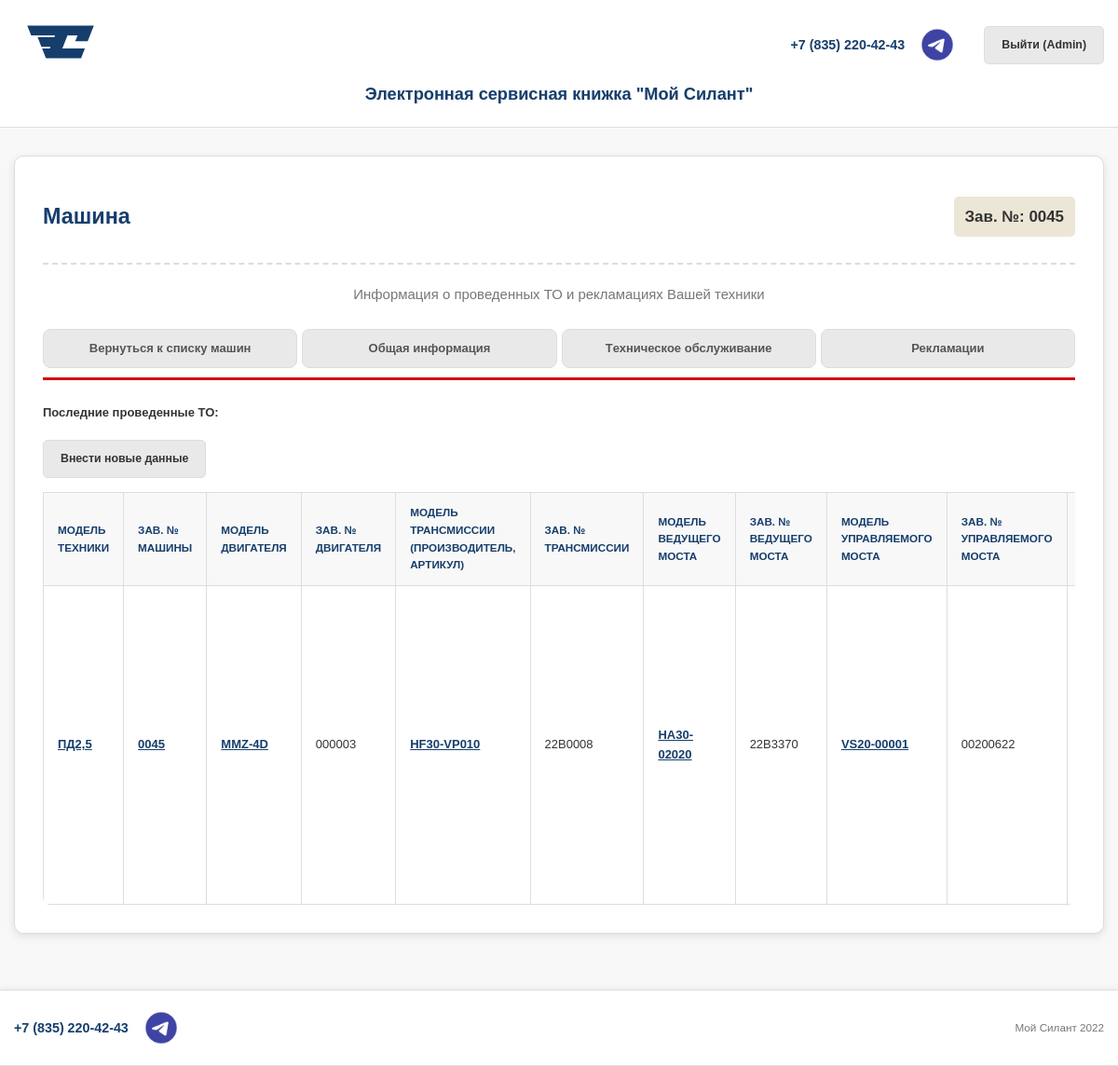
The app's page /machines/9/ (signed in) with its own data.
### users/models.py (models this page shows, shortened)
class SilantUser(AbstractUser):
    groups = models.ManyToManyField(
        Group,
        verbose_name=('groups'),
        blank=True,
        help_text=(
            'The groups this user belongs to. A user will get all permissions '
            'granted to each of their groups.'
        ),
        related_name="silant_user_set",
        related_query_name="user",
    )
    user_permissions = models.ManyToManyField(
        Permission,
        verbose_name=('user permissions'),
        blank=True,
        help_text=('Specific permissions for this user.'),
        related_name="silant_user_set",
        related_query_name="user",
    )
    class Meta:
        verbose_name = "Пользователь"
        verbose_name_plural = "Пользователи"
    def get_role(self):
        if self.is_staff:
            return 'manager'
        elif self.groups.filter(name='Клиент').exists():
            return 'client'
        elif self.groups.filter(name='Сервисная организация').exists():
            return 'service_organization'
        else:
            return 'guest'

### machines/models.py (models this page shows, shortened)
class Machine(models.Model):
    model_technique = models.ForeignKey(DictionaryItem, related_name='machines_model_technique',  verbose_name="Модель техники", on_delete=models.CASCADE, null=True, blank=True)
    model_engine = models.ForeignKey(DictionaryItem, related_name='machines_model_engine', verbose_name="Модель двигателя", on_delete=models.CASCADE, null=True, blank=True)
    model_transmission = models.ForeignKey(DictionaryItem, related_name='machines_model_transmission', verbose_name="Модель трансмиссии", on_delete=models.CASCADE, null=True, blank=True)
    model_drive_axle = models.ForeignKey(DictionaryItem, related_name='machines_model_drive_axle', verbose_name="Модель ведущего моста", on_delete=models.CASCADE, null=True, blank=True)
    model_steered_axle = models.ForeignKey(DictionaryItem, related_name='machines_model_steered_axle', verbose_name="Модель управляемого моста", on_delete=models.CASCADE, null=True, blank=True)
    serial_number_machine = models.CharField(max_length=100, blank=True, null=True, unique=True, verbose_name="Зав. № машины")
    serial_number_engine = models.CharField(max_length=100, blank=True, null=True, verbose_name="Зав. № двигателя")
    serial_number_transmission = models.CharField(max_length=100, blank=True, null=True, verbose_name="Зав. № трансмиссии")
    serial_number_drive_axle = models.CharField(max_length=100, blank=True, null=True, verbose_name="Зав. № ведущего моста")
    serial_number_steered_axle = models.CharField(max_length=100, blank=True, null=True, verbose_name="Зав. № управляемого моста")
    delivery_contract = models.CharField(max_length=100, blank=True, null=True, verbose_name="Договор поставки №, дата")
    consignee = models.CharField(max_length=255, blank=True, null=True, verbose_name="Грузополучатель")
    delivery_address = models.TextField(blank=True, null=True, verbose_name="Адрес поставки (эксплуатации)")
    complexation = models.TextField(blank=True, null=True, verbose_name="Комплектация (доп. опции)")
    date_dispatch_from_factory = models.DateField(verbose_name="Дата отгрузки с завода")
    date_delivery_contract = models.DateField(blank=True, null=True, verbose_name="Дата договора поставки")
    client = models.ForeignKey(User, related_name='machines_as_client', on_delete=models.CASCADE, null=True, blank=True, verbose_name="Клиент")
    service_company = models.ForeignKey(User, related_name='machines_as_service_company', on_delete=models.CASCADE, null=True, blank=True, verbose_name="Сервисная компания")
    created_at = models.DateTimeField(auto_now_add=True)
    updated_at = models.DateTimeField(auto_now=True)
    class Meta:
        verbose_name = "Машина"
        verbose_name_plural = "Машины"
        ordering = ['-date_dispatch_from_factory']

### common/models.py (models this page shows, shortened)
class DictionaryItem(models.Model):
    dictionary = models.ForeignKey(Dictionary, related_name='items', on_delete=models.CASCADE)
    name = models.CharField(max_length=255)
    description = models.TextField(blank=True, null=True)
    class Meta:
        verbose_name = "Элемент справочника"
        verbose_name_plural = "Элементы справочников"
        unique_together = ('dictionary', 'name')

### machines/views.py (the view)
# urls.py: path('<int:pk>/', views.MachineDetailView.as_view(), name='machine_detail'),
class MachineDetailView(LoginRequiredMixin, DetailView):
    model = Machine
    template_name = 'machines/machine_detail.html'
    context_object_name = 'machine'
    def get_queryset(self):
        user = self.request.user
        if user.is_staff:
            return Machine.objects.all()
        elif user.groups.filter(name='Клиент').exists():
            return Machine.objects.filter(client=user, pk=self.kwargs['pk'])
        elif user.groups.filter(name='Сервисная организация').exists():
            return Machine.objects.filter(service_company=user, pk=self.kwargs['pk'])
        else:
            return Machine.objects.none()
    def get_context_data(self, **kwargs):
        context = super().get_context_data(**kwargs)
        machine = self.object
        context['maintenance_records'] = machine.maintenance_records.all().order_by('date_of_maintenance')
        context['reclamation_records'] = machine.reclamation_records.all().order_by('date_of_failure')
        context['user_role'] = self.request.user.get_role()
        return context

### machines/templatetags/custom_filters.py (called while the page is built)
@register.filter
def replace_underscores(value):
    if isinstance(value, str):
        return value.replace('_', ' ')

### templates/machines/machine_detail.html (shortened to what this page needs)
{% extends 'flatpages/default.html' %}
{% load custom_filters %}
{% block content %}
    <div class="machine-detail-container">
        <div class="machine-detail-header">
            <h1 class="machine-detail-title">Машина</h1>
            <span class="machine-serial-number">Зав. №: {{ machine.serial_number_machine|default:"-" }}</span>
        </div>
        <div class="machine-details-info">
            Информация о проведенных ТО и рекламациях Вашей техники
        </div>
            <div class="tabs-detail">
                <a href="{% url 'machine_list' %}" class="tab-button-detail">Вернуться к списку машин</a>
                <a href="{% url 'machine_detail' machine.pk %}" class="tab-button-detail">Общая информация</a>
                <a href="{% url 'maintenance_list_for_machine' machine.pk %}" class="tab-button-detail">Tехническое обслуживание</a>
                <a href="{% url 'reclamation_list_for_machine' machine.pk %}" class="tab-button-detail">Рекламации</a>
            </div>
        <div class="data-table-container">
            <h4>Последние проведенные ТО:</h4>
            <a href="{% url 'maintenance_create' machine.pk %}" class="add-data">Внести новые данные</a>
            <div class="table-wrapper">
                <table>
                    <thead>
                    <tr>
                        <th>Модель техники</th>
                        <th>Зав. № машины</th>
                        <th>Модель двигателя</th>
                        <th>Зав. № двигателя</th>
                        <th>Модель трансмиссии (производитель, артикул)</th>
                        <th>Зав. № трансмиссии</th>
                        <th>Модель ведущего моста</th>
                        <th>Зав. № ведущего моста</th>
                        <th>Модель управляемого моста</th>
                        <th>Зав. № управляемого моста</th>
                        <th>Грузополучатель (конечный потребитель)</th>
                    </tr>
                    </thead>
                    <tbody>
                    <tr>
                        <td>
                            <a href="{% url 'dictionary_item_detail' machine.model_technique.pk %}">
                                {{ machine.model_technique.name|default:"-"|replace_underscores }}
                            </a>
                        </td>
                        <td>
                            <a href="#">
                                {{ machine.serial_number_machine|default:"-" }}
                            </a>
                        </td>
                        <td>
                            <a href="{% url 'dictionary_item_detail' machine.model_engine.pk %}">
                                {{ machine.model_engine.name|default:"-"|replace_underscores }}
                            </a>
                        </td>
                        <td>{{ machine.serial_number_engine|default:"-" }}</td>
                        <td>
                            <a href="{% url 'dictionary_item_detail' machine.model_transmission.pk %}">
                                {{ machine.model_transmission.name|default:"-"|replace_underscores }}
                            </a>
                        </td>
                        <td>{{ machine.serial_number_transmission|default:"-" }}</td>
                        <td>
                            <a href="{% url 'dictionary_item_detail' machine.model_drive_axle.pk %}">
                                {{ machine.model_drive_axle.name|default:"-"|replace_underscores }}
                            </a>
                        </td>
                        <td>{{ machine.serial_number_drive_axle|default:"-" }}</td>
                        <td>
                            <a href="{% url 'dictionary_item_detail' machine.model_steered_axle.pk %}">
                                {{ machine.model_steered_axle.name|default:"-"|replace_underscores }}
                            </a>
                        </td>
                        <td>{{ machine.serial_number_steered_axle|default:"-" }}</td>
                        <td>{{ machine.consignee|default:"-" }}</td>
                    </tr>
                    </tbody>
                </table>
            </div>
        </div>
    </div>
{% endblock %}

### templates/flatpages/default.html (shortened to what this page needs)
<!DOCTYPE html>
<html lang="ru">
<head>
    {% load static %}
    <link href="{% static 'css/base.css' %}" rel="stylesheet" />
    {% load custom_filters %}
</head>
<body>
    <header class="site-header">
        <div class="header-container">
            <div class="header-logo">
                <a href="#">
                </a>
            </div>
            <div class="header-info-auth">
                <div class="header-contact">
                    <span class="phone-number">+7 (835) 220-42-43</span>
                    <a href="https://t.me/chzsa21" target="_blank" class="telegram-link">
                        <img src="{% static 'images/telegram_icon.png' %}" alt="Telegram" class="social-icon">
                    </a>
                </div>
                <div class="header-auth">
                    {% if user.is_authenticated %}
                        <a href="{% url 'account_logout' %}" class="auth-link">Выйти ({{ user.username|replace_underscores }})</a>
                    {% else %}
                        <a href="{% url 'account_login' %}" class="auth-button">Авторизация</a>
                    {% endif %}
                </div>
            </div>
        </div>
        <div class="header-site-name">
            Электронная сервисная книжка "Мой Силант"
        </div>
    </header>
    <main class="site-content">
        <div class="content-container">
            {% block content %}{% endblock %}
        </div>
    </main>
    <footer class="site-footer">
        <div class="footer-container">
            <div class="footer-contact">
                <span class="phone-number">+7 (835) 220-42-43</span>
                <a href="https://t.me/chzsa21" target="_blank" class="telegram-link">
                    <img src="{% static 'images/telegram_icon.png' %}" alt="Telegram" class="social-icon">
                </a>
            </div>
            <div class="footer-copyright">
                Мой Силант 2022
            </div>
        </div>
    </footer>
</body>
</html>

### static/css/base.css (style rules this page uses)
:root { --primary-color: #163E6C; --secondary-color: #D20A11; --accent-color: #EBE6D6; --text-color: #333; --text-muted: #777; --border-color: #ddd; --light-bg: #f8f8f8; --white-bg: #fff; --hover-secondary: #b3090f; --hover-primary: #112a45; }
body { font-family: 'PT Astra Sans', sans-serif; font-size: 13px; margin: 0; padding: 0; color: var(--text-color); display: flex; flex-direction: column; min-height: 100vh; background-color: var(--accent-color); line-height: 1.6; }
.container, .header-container, .content-container, .footer-container, .auth-form-container, .machine-detail-container { max-width: 1400px; margin: 0 auto; padding: 0 15px; width: 100%; box-sizing: border-box; }
.btn, .auth-button, .auth-link, .submit-button, .filter-button, .clear-filter-button, .tab-button-detail, .add-data, .back-button a, .auth-links a { display: inline-block; padding: 10px 18px; border: none; border-radius: 5px; cursor: pointer; font-weight: bold; text-decoration: none; transition: background-color 0.3s ease, color 0.3s ease, box-shadow 0.3s ease; text-align: center; font-size: 0.95em; }
.auth-link, .clear-filter-button, .tab-button-detail, .add-data, .back-button a { background-color: #e9e9e9; color: var(--text-color); border: 1px solid var(--border-color); }
.site-header, .site-footer { background-color: var(--white-bg); padding: 15px 0; border-bottom: 1px solid var(--border-color); box-shadow: 0 2px 6px rgba(0,0,0,0.05); }
.header-container, .footer-container { display: flex; justify-content: space-between; align-items: center; flex-wrap: wrap; gap: 20px; }
.header-info-auth { display: flex; align-items: center; gap: 25px; }
.header-contact, .footer-contact { display: flex; align-items: center; gap: 10px; color: var(--text-color); }
.phone-number { font-weight: bold; font-size: 1.1em; color: var(--primary-color); }
.social-icon { height: 50px; width: 50px; vertical-align: middle; opacity: 0.8; transition: opacity 0.3s ease; }
.header-site-name { font-size: 1.4em; font-weight: bold; color: var(--primary-color); padding: 5px 0; text-shadow: 1px 1px 2px rgba(0,0,0,0.05); flex-grow: 1; text-align: center; }
.site-content { flex-grow: 1; padding: 30px 0; background-color: var(--light-bg); }
.site-footer { border-top: 1px solid var(--border-color); box-shadow: 0 -2px 6px rgba(0,0,0,0.05); margin-top: auto; }
.footer-copyright { font-size: 0.9em; color: var(--text-muted); }
.tabs, .tabs-detail { display: flex; gap: 5px; margin-bottom: 25px; padding-bottom: 10px; border-bottom: 3px solid var(--secondary-color); justify-content: space-between; align-items: center; }
.table-wrapper { overflow-x: auto; border-radius: 8px;= box-shadow: 0 3px 8px rgba(0,0,0,0.08); }
table { width: 100%; border-collapse: collapse; margin-top: 15px; }
th, td { border: 1px solid var(--border-color); padding: 12px 15px; text-align: left; }
th { background-color: var(--light-bg); font-weight: bold; color: var(--primary-color); text-transform: uppercase; font-size: 0.9em; min-width: 35px; }
td { background-color: var(--white-bg); }
td a { color: var(--primary-color); text-decoration: underline; font-weight: bold; transition: color 0.3s ease; }
.machine-detail-container { background-color: var(--white-bg); border: 1px solid var(--border-color); padding: 30px; border-radius: 10px; box-shadow: 0 3px 10px rgba(0,0,0,0.1); margin-bottom: 30px; }
.machine-detail-header { display: flex; justify-content: space-between; align-items: center; margin-bottom: 20px; padding-bottom: 15px; border-bottom: 2px dashed var(--border-color); flex-wrap: wrap; gap: 15px; }
.machine-detail-title { font-size: 1.8em; font-weight: bold; color: var(--primary-color); text-shadow: 1px 1px 2px rgba(0,0,0,0.05); }
.machine-serial-number { font-size: 1.3em; color: var(--text-color); font-weight: bold; background-color: var(--accent-color); padding: 8px 12px; border-radius: 5px; display: inline-block; }
.machine-details-info { font-size: 1.15em; color: var(--text-muted); margin-bottom: 25px; text-align: center; }
.tab-button-detail { border-radius: 8px; color: #555; font-size: 1em; width: 260px; }

### records on screen
SilantUser: username "Admin"
Machine: serial_number_machine "0045", model_technique.name "ПД2,5", model_engine.name "MMZ-4D", serial_number_engine "000003", model_transmission.name "HF30-VP010", serial_number_transmission "22B0008", model_drive_axle.name "HA30-02020", serial_number_drive_axle "22B3370", model_steered_axle.name "VS20-00001", serial_number_steered_axle "00200622"
